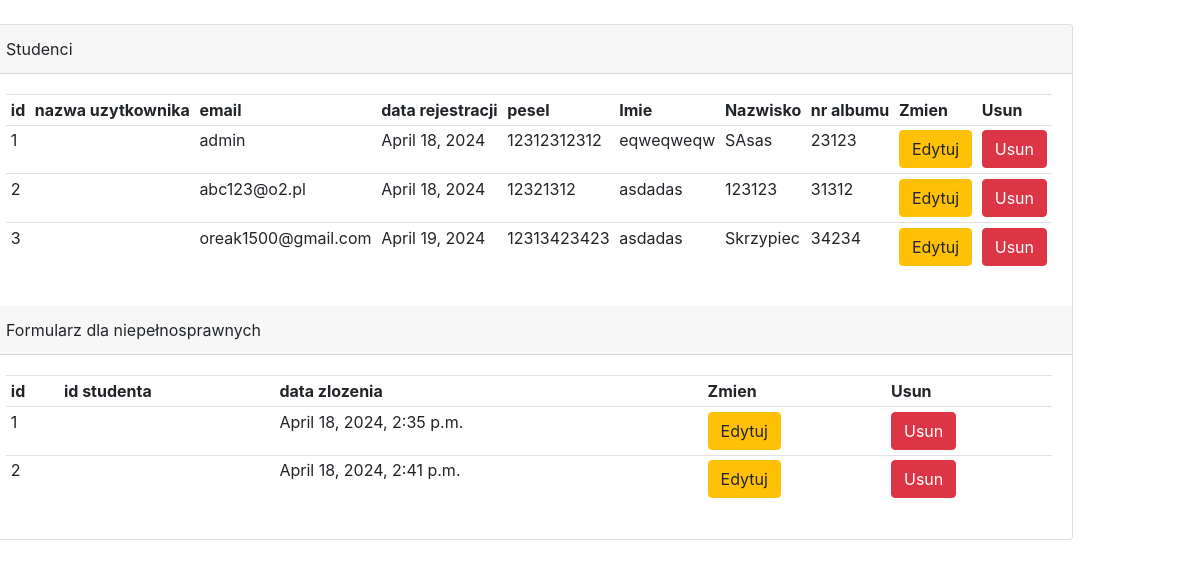
Before: /admin_tables with the older database file.
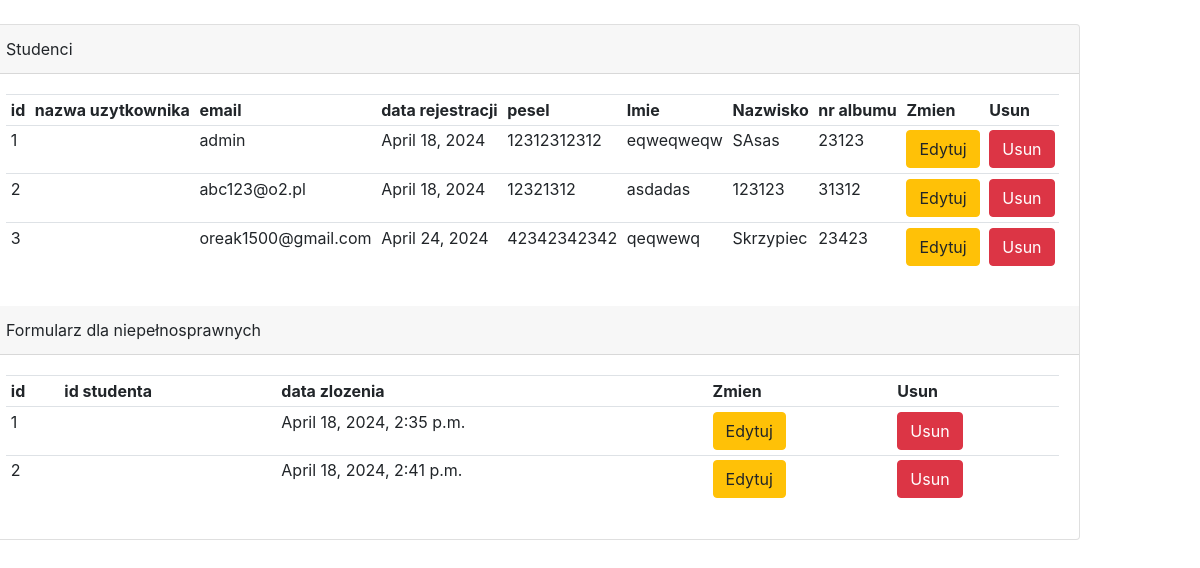
After: the same page with the newer database file.
### api/models.py (models this page shows, shortened)
class Student(AbstractUser):
    id_student = models.IntegerField(primary_key=True, blank=True)
    email = models.CharField(null=True, unique = True, max_length = 60)
    data_rejestracji = models.DateField(null=True)
    ikonka = models.ImageField(null=True, max_length = 50, blank=True, upload_to='dokumenty/ikonki')
    pesel = models.CharField(null=True, unique = True, max_length=11, validators=[validate_digits_only])
    imie = models.CharField(null=True, max_length=20)
    nazwisko = models.CharField(null=True, max_length=35)
    zalaczniki = models.FileField(null=True, upload_to='dokumenty/zalaczniki', blank = True)
    numer_telefonu = models.CharField(null=True, unique = True, max_length=9, validators=[validate_digits_only])
    nazwa_kierunku = models.ForeignKey(Kierunek, on_delete=models.CASCADE)
    semestr = models.CharField(null=True, max_length=1, validators=[validate_digits_only])
    numer_albumu = models.CharField(null=True, max_length=5, validators=[validate_digits_only])
    rok_studiow = models.CharField(null=True, max_length=1, validators=[validate_digits_only])
    numer_konta_bankowego = models.CharField(null=True, max_length=26, validators=[validate_digits_only])
    REQUIRED_FIELDS = ['email']

### api/views.py (the view)
# urls.py: path('admin_tables', PanelAdmina, name='admin_tables'),
def PanelAdmina(request):
    student = Student.objects.all()
    formularz = Formularz.objects.all()
    context = {'student': student , 'formularz': formularz}
    return render(request, 'website/admin_tables.html', context)

### api/templates/website/admin_tables.html
{% extends 'navbar.html' %}
{% block content %}
    <br>
    <div class="row">
        <div class="card ">
                <div class="card-header">
                    Studenci
                </div>
                <div class="card-body">
                    <table class="table table-sm ">
                        <tr>
                            <th>id</th>
                            <th>nazwa uzytkownika</th>
                            <th>email</th>
                            <th>data rejestracji</th>
                            <th>pesel</th>
                            <th>Imie</th>
                            <th>Nazwisko</th>
                            <th>nr albumu</th>
                            <th>Zmien</th>
                            <th>Usun</th>
                        </tr>
                        {% for students in student %}
                            <tr>
                                <td>{{students.id_student}}</td>
                                <td>{{students.nazwa_uzytkownika}}</td>
                                <td>{{students.email}}</td>
                                <td>{{students.data_rejestracji}}</td>
                                <td>{{students.pesel}}</td>
                                <td>{{students.imie}}</td>
                                <td>{{students.nazwisko}}</td>
                                <td>{{students.numer_albumu}}</td>
                                <td><a class="btn btn-warning" href="{% url 'edytuj_studenta' students.id_student %}">Edytuj</a></td>
                                <td><a class="btn btn-danger" href="{% url 'usun_studenta' students.id_student %}" >Usun</a></td>
                        {% endfor %}
                    </table>
                </div>
                <div class="card-header">
                    Formularz dla niepełnosprawnych
                </div>
                <div class="card-body">
                    <table class="table table-sm ">
                        <tr>
                            <th>id</th>
                            <th>id studenta</th>
                            <th>data zlozenia</th>
                            <th>Zmien</th>
                            <th>Usun</th>
                        </tr>
                        {% for form in formularz %}
                            <tr>
                                <td>{{form.id_formularza}}</td>
                                <td>{{form.id_studenta}}</td>
                                <td>{{form.data_zlozenia}}</td>
                                <td><a class="btn btn-warning" href="{% url 'edytuj_form_niepelno' form.id_formularza %}">Edytuj</a></td>
                                <td><a class="btn btn-danger" href="{% url 'usun_form_niepelno' form.id_formularza %}" >Usun</a></td>
                            </tr>
                        {% endfor %}
                    </table>
                </div>
        </div>
    </div>
{% endblock %}

Changed rows visible on the page:
changed Student "oreak1500@gmail.com": data_rejestracji "April 19, 2024" → "April 24, 2024"; pesel "12313423423" → "42342342342"; imie "asdadas" → "qeqwewq"; numer_albumu "34234" → "23423"
